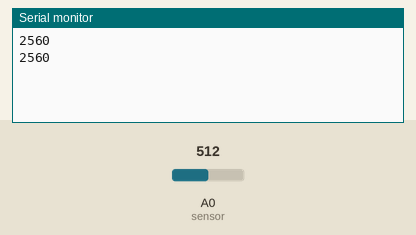
A sketch run on a simulated Arduino Uno, built with avr-gcc and run on an emulated ATmega328P. Shown: the last lines printed to the serial monitor. Inputs (shaded band) come from the test bench; at power-on: A0 (sensor) = 512.

Above: at 1.8 s.
1.9 s: A0 (sensor) set to 716
At 2.8 s:
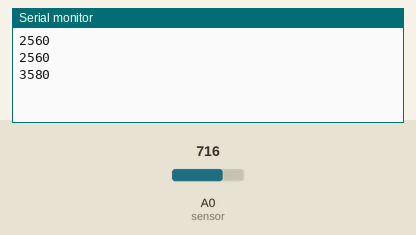
3.4 s: A0 (sensor) set to 900
At 4.8 s:
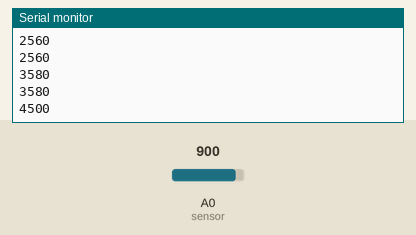
Timing chart, 0 to 6.4 s (numbered marks = the images above; inputs shaded):
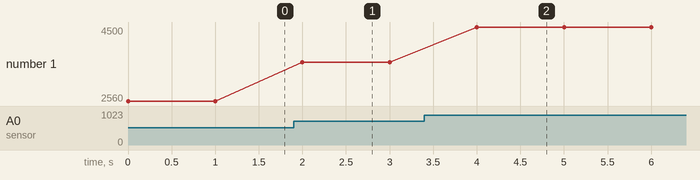

Measured:
- after the input at 1.9 s, the serial monitor: prints a new line after 0.10 s (image 1)
- after the input at 3.4 s, the serial monitor: prints a new line after 0.60 s (image 2)
- plotted number 1: 2560 → 3580 after the input at 1.9 s, 3580 → 4500 after the input at 3.4 s

The sketch:

maxbotix7389read.ino
```cpp
/*
  AnalogReadSerial - Maxbotix MB7389 HRXL MaxSonar WR
  5V
  GND
  pin 3 of MB7389 connected to AO

  Duncan Wilson - April 2023

*/

// the setup routine runs once when you press reset:
void setup() {
  // initialize serial communication at 9600 bits per second:
  Serial.begin(9600);
}

// the loop routine runs over and over again forever:
void loop() {
  // read the input on analog pin 0:
  int sensorValue = analogRead(A0) * 5; // multiply by 5 since 5m sensor so range Vcc/5120 per 1mm
  Serial.println(sensorValue);
  delay(1000);  // delay in between reads for stability
}
```
